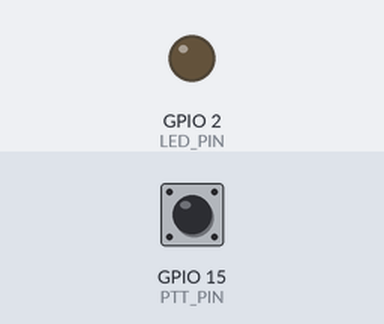
Simulated run of this sketch. Board: ESP32. On the bench: output pins drawn as LEDs (lit = HIGH). The inputs (shaded band) are chosen by the test bench; at power-on: GPIO 15 (PTT_PIN) HIGH. WiFi joins after 1.5 s; servers stay silent unless stated; I2S audio is not simulated (input reads silence); pins used as bus, display or sensor lines are not drawn; what the sketch prints to the serial monitor is not drawn.

Above: at 2.7 s.
2.8 s: GPIO 15 (PTT_PIN) pulled LOW for 0.15 s
At 2.89 s:
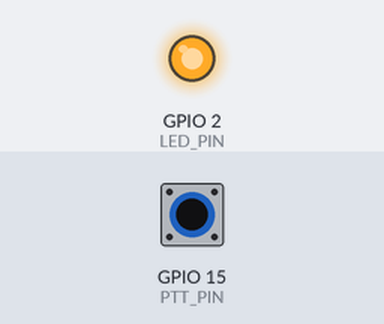
4.4 s: GPIO 15 (PTT_PIN) pulled LOW for 3.2 s
At 8.9 s:
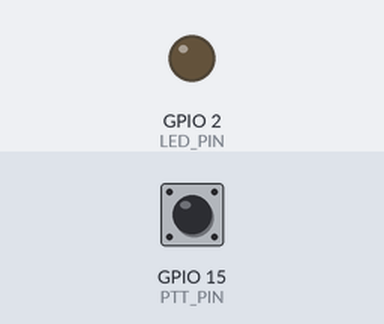
Timing chart, 0 to 10.4 s (numbered marks = the images above; inputs shaded):
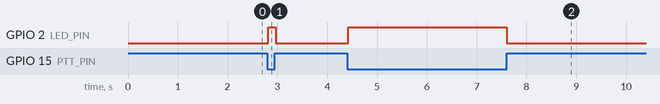

Measured:
- after the input at 2.8 s, GPIO 2 (LED_PIN): LOW → HIGH at once, → LOW 0.15 s later
- after the input at 4.4 s, GPIO 2 (LED_PIN): LOW → HIGH at once, → LOW 3.2 s later

The sketch:

Walkie_Talkie_using_ESP32_A.ino
```cpp
#include <WiFi.h>
#include <WiFiUdp.h>
#include <driver/i2s.h>

const char* ssid = "USERNAME"; //Your WiFi Username
const char* password = "Password"; // Your WiFi Password

// ===== CHANGE THIS PER DVICE =======
IPAddress local_IP(192,168,29,200);   // Set unique IP for this device
IPAddress peerIP(192,168,29,201);    //  Set IP for other device
IPAddress gateway(192,168,29,1);
IPAddress subnet(255,255,255,0);
const int port = 1234;
WiFiUDP udp;

// I2S Settings
#define I2S_NUM I2S_NUM_0
#define I2S_SAMPLE_RATE 32000
#define I2S_BITS_PER_SAMPLE I2S_BITS_PER_SAMPLE_32BIT
#define I2S_READ_LEN 2048
#define I2S_DMA_BUF_LEN 1024

#define I2S_BCLK_PIN 26
#define I2S_WS_PIN 25
#define I2S_DIN_PIN 22 // To DAC
#define I2S_DOUT_PIN 34 // From Mic

#define LED_PIN 2
#define PTT_PIN 15

#define MIC_POWER_PIN 18  // Controls INMP441 VDD
#define DAC_POWER_PIN 19 //  Controls MAX98357A VDD

const float volumeBoost = 5.0;
int32_t i2sBuffer[I2S_READ_LEN / 4];
int32_t amplifiedBuffer[I2S_READ_LEN / 4];

bool i2sInstalled = false;
bool isTransmitMode = false;

void setupI2S_RX(){
  if(i2sInstalled){
    i2s_driver_uninstall(I2S_NUM);
    i2sInstalled = false;
  }

  i2s_config_t config = {
    .mode = (i2s_mode_t)(I2S_MODE_MASTER | I2S_MODE_RX),
    .sample_rate = I2S_SAMPLE_RATE,
    .bits_per_sample = I2S_BITS_PER_SAMPLE,
    .channel_format = I2S_CHANNEL_FMT_ONLY_LEFT,
    .communication_format = I2S_COMM_FORMAT_I2S,
    .intr_alloc_flags = ESP_INTR_FLAG_LEVEL1,
    .dma_buf_count = 8,
    .dma_buf_len = I2S_DMA_BUF_LEN,
    .use_apll = false,
    .tx_desc_auto_clear = false,
    .fixed_mclk = 0
  };

  i2s_pin_config_t pins = {
    .bck_io_num = I2S_BCLK_PIN,
    .ws_io_num = I2S_WS_PIN,
    .data_out_num = I2S_PIN_NO_CHANGE,
    .data_in_num = I2S_DOUT_PIN
  };

  i2s_driver_install(I2S_NUM, &config, 0, NULL);
  i2s_set_pin(I2S_NUM, &pins);
  i2s_zero_dma_buffer(I2S_NUM);
  i2sInstalled = true;
}


void setupI2S_TX(){
   if(i2sInstalled){
    i2s_driver_uninstall(I2S_NUM);
    i2sInstalled = false;
   }

  i2s_config_t config = {
    .mode = (i2s_mode_t)(I2S_MODE_MASTER | I2S_MODE_TX),
    .sample_rate = I2S_SAMPLE_RATE,
    .bits_per_sample = I2S_BITS_PER_SAMPLE,
    .channel_format = I2S_CHANNEL_FMT_ONLY_LEFT,
    .communication_format = I2S_COMM_FORMAT_I2S,
    .intr_alloc_flags = ESP_INTR_FLAG_LEVEL1,
    .dma_buf_count = 8,
    .dma_buf_len = I2S_DMA_BUF_LEN,
    .use_apll = false,
    .tx_desc_auto_clear = true,
    .fixed_mclk = 0
  };

  i2s_pin_config_t pins = {
    .bck_io_num = I2S_BCLK_PIN,
    .ws_io_num = I2S_WS_PIN,
    .data_out_num = I2S_DIN_PIN,
    .data_in_num = I2S_PIN_NO_CHANGE
  };

  i2s_driver_install(I2S_NUM, &config, 0, NULL);
  i2s_set_pin(I2S_NUM, &pins);
  i2s_zero_dma_buffer(I2S_NUM);
  i2sInstalled = true;
}

void connectWiFi(){
  WiFi.config(local_IP,gateway,subnet);
  WiFi.begin(ssid,password);
  Serial.print("Connecting to Wi-Fi");
   while(WiFi.status() != WL_CONNECTED){
    delay(500);
    Serial.print(".");
  }
  Serial.println("\nConnected! IP: ");
  Serial.println(WiFi.localIP());
}


void setup(){
  Serial.begin(115200);
  pinMode(LED_PIN, OUTPUT);
  pinMode(PTT_PIN, INPUT_PULLUP);  //Active LOW
  pinMode(MIC_POWER_PIN, OUTPUT);  // Controls INMP441 VDD
  pinMode(DAC_POWER_PIN, OUTPUT);  // Controls MAX98357A VDD
  connectWiFi();
  udp.begin(port);
}

void loop(){
  bool pttPressed = digitalRead(PTT_PIN) == LOW;

  if(pttPressed){
    // ==== Transmit Mode ====
    if(!isTransmitMode){
      setupI2S_RX();
      isTransmitMode = true;
      digitalWrite(MIC_POWER_PIN, HIGH);  // Enable MIC
      digitalWrite(DAC_POWER_PIN, LOW);  //  Disable DAC
    }

   size_t bytesRead = 0;
   esp_err_t result = i2s_read(I2S_NUM, (void*)i2sBuffer, sizeof(i2sBuffer), &bytesRead, 10 / portTICK_PERIOD_MS);

   if(result == ESP_OK && bytesRead > 0){
    udp.beginPacket(peerIP,port);
    udp.write((uint8_t*)i2sBuffer,bytesRead);
    udp.endPacket();
    digitalWrite(LED_PIN, HIGH);
   }
  } else {
   // ==== Receive Mode ====
   if(isTransmitMode){
    setupI2S_TX();
    isTransmitMode = false;
    digitalWrite(MIC_POWER_PIN, LOW);  // Enable DAC
    digitalWrite(DAC_POWER_PIN, HIGH);  //  Disable MIC
   }

   int packetSize = udp.parsePacket();
   if(packetSize > 0 && packetSize <= sizeof(i2sBuffer)){
    udp.read((uint8_t*)i2sBuffer, packetSize);
    int sampleCount = packetSize / sizeof(int32_t);

    for(int i = 0; i < sampleCount; i++){
      int32_t amplified = i2sBuffer[i] * volumeBoost;
      if(amplified > INT32_MAX) amplified = INT32_MAX;
      else if(amplified < INT32_MIN) amplified = INT32_MIN;
      amplifiedBuffer[i] = (int32_t)amplified;
    }

    size_t written;
    i2s_write(I2S_NUM, amplifiedBuffer, sampleCount * sizeof(int32_t), &written, 10 / portTICK_PERIOD_MS);
    digitalWrite(LED_PIN, HIGH);
    }else{
    digitalWrite(LED_PIN, LOW);
  }
  }
}
```
